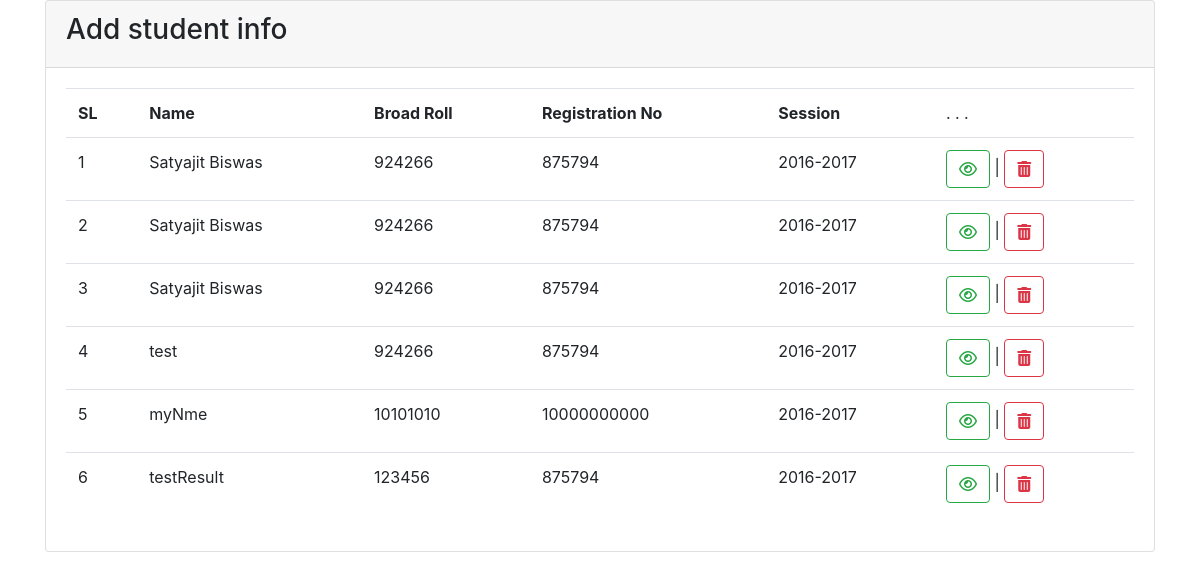
/viewresult.php, run on the app's committed database.
### tables this page shows
CREATE TABLE `studentinfo` (
  `id` int(11) UNSIGNED ZEROFILL NOT NULL,
  `sname` varchar(50) NOT NULL,
  `rollno` varchar(50) NOT NULL,
  `reg` varchar(50) NOT NULL,
  `ssession` varchar(50) NOT NULL
);

### studentadd.php (called while the page is built, shortened)
<?php
class studentadd
{
    public $pdo;
    public function __construct()
    {
        $this->pdo=new PDO('mysql:host=localhost;dbname=result','root','' );
    }
    public function viewStudent(){
        $query="SELECT * FROM `studentinfo` ";
        $stmt=$this->pdo->prepare($query);
        $stmt->execute();
        $all=$stmt->fetchAll();
        return $all;
    }
}

### viewresult.php (the view, shortened to what this page needs)
<?php
include_once ("studentadd.php");
$allData=new studentadd();
$allStudent=$allData->viewStudent();
?>
<?php include_once ('partials/header.php');
?>
<body>
<div class="container" style="align-items: center>
  <div class="row">
<div class="main-panel" >
  <div class="content-wrapper">
    <div class="card"">
    <div class="card-header"><h3>Add student info</h3></div>
    <div class="card-body">
      <table class="table table-hover">
        <thead class="thead-dark">
        <tr>
          <td><strong>SL</strong></td>
          <td><strong>Name</strong></td>
          <td><strong>Broad Roll</strong></td>
          <td><strong>Registration No</strong></td>
          <td><strong>Session</strong></td>
          <td> . . . </td>
        </tr>
        </thead>
        <tbody>
        <?php
        $count=1;
        foreach ($allStudent as $key=>$value){?>
          <tr>
            <td><?php echo $count++;?></td>
            <td><?php echo $value['sname'];?></td>
            <td><?php echo $value['rollno'];?></td>
            <td><?php echo $value['reg'];?></td>
            <td><?php echo $value['ssession'];?></td>
            <td>
              <a class="btn btn-outline-success btn-xs" href="singleResult.php?sroll=<?php echo $value['rollno'];?>"><i style="" class="fa fa-eye"></i></a> |
              <a class="btn btn-outline-danger btn-xs" href="deleteResult.php?sroll=<?php echo $value['rollno'];?>"><i class="fa fa-trash"></i></a>
            </td>
          </tr>
        <?php } ?>
        </tbody>
      </table>
    </div>
  </div>
</div>
</body>
</html>

### data on the page
studentinfo: sname "Satyajit Biswas", rollno "924266", reg "875794", ssession "2016-2017"
studentinfo: sname "Satyajit Biswas", rollno "924266", reg "875794", ssession "2016-2017"
studentinfo: sname "Satyajit Biswas", rollno "924266", reg "875794", ssession "2016-2017"
studentinfo: sname "test", rollno "924266", reg "875794", ssession "2016-2017"
studentinfo: sname "myNme", rollno "10101010", reg "10000000000", ssession "2016-2017"
studentinfo: sname "testResult", rollno "123456", reg "875794", ssession "2016-2017"
